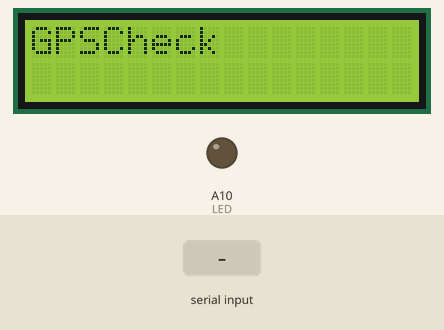
Simulated run of this sketch. Board: Arduino Mega 2560, built with avr-gcc and run on an emulated ATmega2560. Shown: 16×2 character LCD, output pins drawn as LEDs (lit = HIGH). The inputs (shaded band) are chosen by the test bench. What the sketch prints to the serial monitor is not drawn.

Above: at 1.2 s.
1.3 s: "1\n" received over Serial
At 1.8 s:
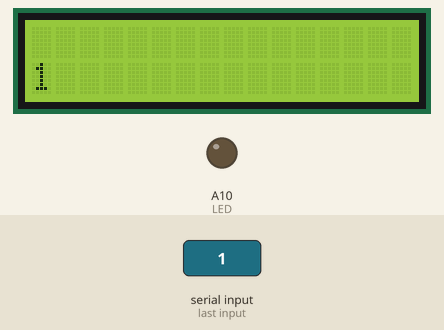
2.8 s: "0\n" received over Serial
At 4.0 s:
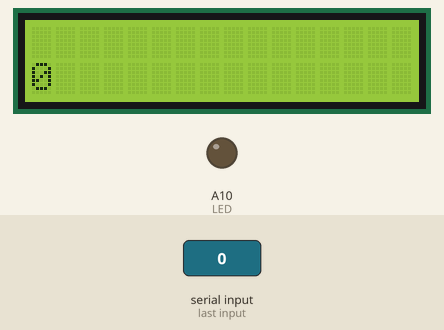
4.3 s: "2\n" received over Serial
At 5.3 s:
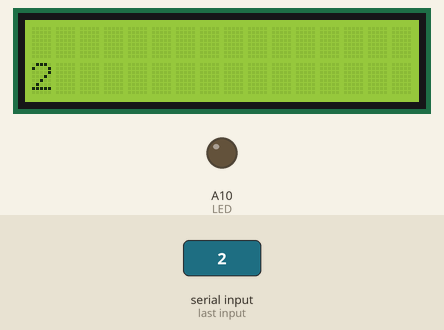
Timing chart, 0 to 7.3 s (numbered marks = the images above; inputs shaded):
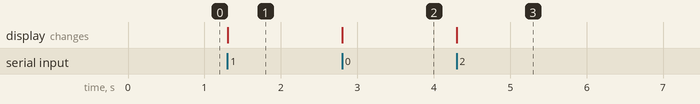

The sketch:

ReceivingFromPython.ino
```cpp
int LED = A10;
//int number;
String number;

#include <LiquidCrystal.h>

// initialize the library with the numbers of the interface pins
LiquidCrystal lcd(30, 32, 22, 24, 26, 28);

void setup(){

  pinMode(LED,OUTPUT);
  Serial.begin(9600);
  // set up the LCD's number of columns and rows:
  lcd.begin(16, 2);
  // Print a message to the LCD.
  lcd.print("GPSCheck");
}

void loop(){
  if(Serial.available())
  {
    lcd.clear();
    //number = Serial.parseInt();
    number = Serial.readStringUntil('\n');
    Serial.print(number);
    Serial.println();
    //constrain(number, 0, 255);
    //analogWrite(LED,number);
    writeLCD();
  }

}

void writeLCD()
{
    // set the cursor to column 0, line 1
  // (note: line 1 is the second row, since counting begins with 0):
  lcd.setCursor(0, 1);
  // print the number of seconds since reset:
  lcd.print(number);
}
```

Measured:
- after the input at 1.3 s, the display: changes at once (image 1)
- after the input at 2.8 s, the display: changes at once (image 2)
- after the input at 4.3 s, the display: changes at once (image 3)
